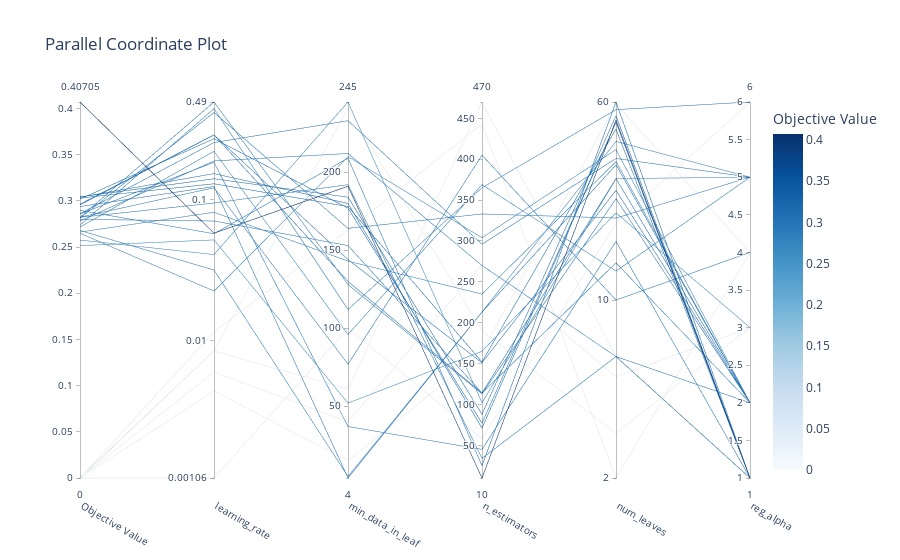

The notebook cell this image was saved under:
### Code cell
print('🔄 Parallel Coordinate Plot')
optuna.visualization.plot_parallel_coordinate(study)

### Figure 1 — Plotly figure (JSON) as saved in the notebook; plotly's stock layout.template omitted (floating-point values rounded to 4 significant figures)
{"data": [{"dimensions": [{"label": "Objective Value", "range": [0, 0.407], "values": [0.2515, 0.2822, 0, 0, 0, 0.2861, 0.2783, 0, 0, 0.2858, 0.2737, 0, 0.2813, 0.2576, 0.2717, 0.2939, 0.2663, 0.2649, 0.2824, 0.268, 0.2957, 0.2965, 0.2823, 0.28, 0.3031, 0.3019, 0.3044, 0.304, 0.407, 0.2897]}, {"label": "learning_rate", "range": [-2.974, -0.3098], "ticktext": ["0.00106", "0.01", "0.1", "0.49"], "tickvals": [-2.974, -2, -1, -0.3098], "values": [-1.287, -1.026, -1.939, -2.224, -2.358, -0.5972, -0.7275, -2.071, -2.075, -0.737, -0.3568, -2.974, -0.3846, -1.391, -0.6589, -0.9087, -1.091, -1.65, -0.9175, -1.501, -0.543, -0.5425, -0.3098, -1.153, -0.8894, -0.57, -0.8536, -0.8173, -1.239, -1.243]}, {"label": "min_data_in_leaf", "range": [4, 245], "values": [52, 192, 163, 40, 15, 233, 212, 241, 61, 37, 112, 100, 164, 245, 96, 4, 143, 210, 77, 5, 144, 130, 128, 153, 178, 177, 184, 180, 191, 209]}, {"label": "n_estimators", "range": [10, 470], "values": [165, 34, 443, 271, 164, 296, 270, 190, 470, 45, 365, 58, 333, 102, 369, 213, 235, 304, 405, 213, 151, 114, 113, 114, 152, 77, 88, 71, 10, 25]}, {"label": "num_leaves", "range": [0.301, 1.778], "ticktext": ["2", "10", "60"], "tickvals": [0.301, 1, 1.778], "values": [1.342, 0.7782, 0.301, 0.699, 1.771, 1.556, 0.7782, 0.4771, 0.7782, 1.23, 1.748, 1.301, 1.322, 1.477, 1.114, 1.531, 1.544, 1.591, 1, 1.623, 1.431, 1.477, 1.398, 1.146, 1.672, 1.699, 1.724, 1.699, 1.708, 1.778]}, {"label": "reg_alpha", "range": [1, 6], "values": [3, 2, 4, 3, 4, 5, 1, 3, 1, 1, 6, 6, 5, 5, 5, 2, 2, 2, 4, 5, 2, 2, 2, 2, 1, 1, 1, 1, 1, 1]}], "labelangle": 30, "labelside": "bottom", "line": {"color": [0.2515, 0.2822, 0, 0, 0, 0.2861, 0.2783, 0, 0, 0.2858, 0.2737, 0, 0.2813, 0.2576, 0.2717, 0.2939, 0.2663, 0.2649, 0.2824, 0.268, 0.2957, 0.2965, 0.2823, 0.28, 0.3031, 0.3019, 0.3044, 0.304, 0.407, 0.2897], "colorbar": {"title": {"text": "Objective Value"}}, "colorscale": [[0, "rgb(247,251,255)"], [0.125, "rgb(222,235,247)"], [0.25, "rgb(198,219,239)"], [0.375, "rgb(158,202,225)"], [0.5, "rgb(107,174,214)"], [0.625, "rgb(66,146,198)"], [0.75, "rgb(33,113,181)"], [0.875, "rgb(8,81,156)"], [1, "rgb(8,48,107)"]], "reversescale": false, "showscale": true}, "type": "parcoords"}], "layout": {"title": {"text": "Parallel Coordinate Plot"}}}
